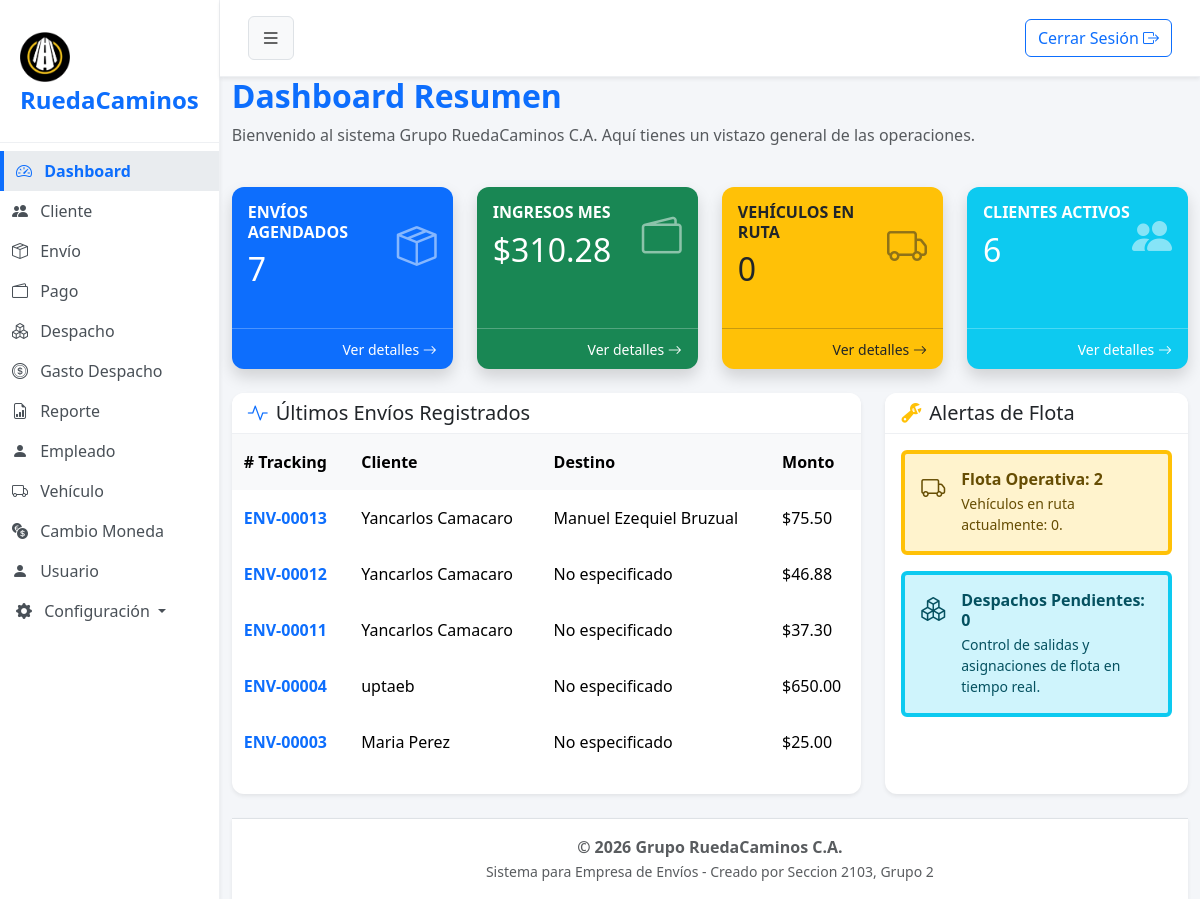
Page / (signed in) on the committed database.
### tables this page shows
CREATE TABLE `envio` (
  `cod_envio` int(11) NOT NULL,
  `fecha` datetime NOT NULL,
  `monto_total` decimal(8,2) NOT NULL,
  `estado` tinyint(1) NOT NULL,
  `cod_despacho` int(11) DEFAULT NULL,
  `estatus` enum('PENDIENTE','EN DESPACHO','ENTREGADO','ANULADO') NOT NULL DEFAULT 'PENDIENTE',
  `peso_total` decimal(6,2) DEFAULT NULL,
  `anchura` decimal(5,2) NOT NULL,
  `altura` decimal(5,2) NOT NULL,
  `descrip_contenido` varchar(50) NOT NULL,
  `distancia_total` float(7,2) DEFAULT NULL,
  `cod_unidadmedida` int(1) DEFAULT NULL,
  `cod_preciokilometraje` int(11) DEFAULT NULL,
  `estatus_fragil` tinyint(1) NOT NULL
);

CREATE TABLE `cliente` (
  `cod_cliente` int(10) NOT NULL,
  `doc_identidad` int(10) NOT NULL COMMENT 'puede ser el rif,cedula,etc',
  `razon_social` varchar(30) NOT NULL,
  `apellido` varchar(20) DEFAULT NULL,
  `telefono` varchar(11) NOT NULL,
  `email` varchar(80) DEFAULT NULL,
  `tipo_documento` varchar(1) NOT NULL COMMENT 'v=venezolano,j=juridico, e=extranjero, g=gubernamental',
  `estado` tinyint(1) NOT NULL
);

### app/controller/dashboardController.php (called while the page is built, shortened)
<?php
class ConexionDashboard extends Conexion
{
    public function db(): PDO
    {
        return $this->getConnection();
    }
}
$datosDashboard = [
    'envios_agendados' => 0,
    'ingresos_mes' => 0.00,
    'vehiculos_en_ruta' => 0,
    'clientes_activos' => 0,
    'ultimos_envios' => [],
    'total_vehiculos' => 0,
    'despachos_pendientes' => 0,
];
try {
    $conexionDash = new ConexionDashboard();
    $db = $conexionDash->db();
    $sqlEnvios = "SELECT COUNT(*) FROM envio WHERE estado = 1 AND estatus = 'PENDIENTE'";
    $datosDashboard['envios_agendados'] = (int) $db->query($sqlEnvios)->fetchColumn();
    $sqlIngresos = "SELECT COALESCE(SUM(monto), 0)
                    FROM pago
                    WHERE estado = 1
                    AND estado_pago = 1
                    AND MONTH(fecha) = MONTH(CURDATE())
                    AND YEAR(fecha) = YEAR(CURDATE())";
    $datosDashboard['ingresos_mes'] = (float) $db->query($sqlIngresos)->fetchColumn();
    $sqlVehiculosRuta = "SELECT COUNT(DISTINCT cod_vehiculo)
                        FROM despacho
                        WHERE estado = 1 AND estatus = 'EN DESPACHO'";
    $datosDashboard['vehiculos_en_ruta'] = (int) $db->query($sqlVehiculosRuta)->fetchColumn();
    $sqlClientes = "SELECT COUNT(*) FROM cliente WHERE estado = 1";
    $datosDashboard['clientes_activos'] = (int) $db->query($sqlClientes)->fetchColumn();
    $sqlTotalVehiculos = "SELECT COUNT(*) FROM vehiculo WHERE estado = 1";
    $datosDashboard['total_vehiculos'] = (int) $db->query($sqlTotalVehiculos)->fetchColumn();
    $sqlDespachosPendientes = "SELECT COUNT(*) FROM despacho WHERE estado = 1 AND estatus = 'PENDIENTE'";
    $datosDashboard['despachos_pendientes'] = (int) $db->query($sqlDespachosPendientes)->fetchColumn();
    $sqlUltimos = "SELECT
                        e.cod_envio,
                        e.monto_total,
                        e.estatus,
                        e.fecha,
                        c.razon_social,
                        c.apellido,
                        COALESCE(m.nombre, u.descripcion, 'No especificado') AS destino
                    FROM envio e
                    LEFT JOIN participante_envio pe
                        ON e.cod_envio = pe.cod_envio AND pe.rol_cliente = 'Destinatario'
                    LEFT JOIN cliente c
                        ON pe.cod_cliente = c.cod_cliente
                    LEFT JOIN ubicaciones_envio ue
                        ON e.cod_envio = ue.cod_envio AND ue.tipo_ubicacion = 'Destino'
                    LEFT JOIN ubicacion u
                        ON ue.cod_ubicacion = u.cod_ubicacion
                    LEFT JOIN municipio m
                        ON u.cod_municipio = m.cod_municipio
                    WHERE e.estado = 1
                    ORDER BY e.cod_envio DESC
                    LIMIT 5";
    $datosDashboard['ultimos_envios'] = $db->query($sqlUltimos)->fetchAll(PDO::FETCH_ASSOC);
} catch (PDOException $e) {
}
include 'app/view/layout/header.php';
include 'app/view/dashboard/indexView.php';
include 'app/view/layout/footer.php';

### index.php (called while the page is built, shortened)
<?php
    $frontController = new FrontController();
?>

### app/view/dashboard/indexView.php (the view, shortened to what this page needs)
<?php
$enviosAgendados = $datosDashboard['envios_agendados'] ?? 0;
$ingresosMes = $datosDashboard['ingresos_mes'] ?? 0.00;
$vehiculosEnRuta = $datosDashboard['vehiculos_en_ruta'] ?? 0;
$clientesActivos = $datosDashboard['clientes_activos'] ?? 0;
$ultimosEnvios = $datosDashboard['ultimos_envios'] ?? [];
$totalVehiculos = $datosDashboard['total_vehiculos'] ?? 0;
$despachosPendientes = $datosDashboard['despachos_pendientes'] ?? 0;
?>
<div class="row mb-4">
    <div class="col-12">
        <h2 class="fw-bold text-primary">Dashboard Resumen</h2>
        <p class="text-muted">Bienvenido al sistema Grupo RuedaCaminos C.A. Aquí tienes un vistazo general de las operaciones.</p>
    </div>
</div>
<div class="row">
    <div class="col-md-3 mb-4">
        <div class="card bg-primary text-white h-100 shadow">
            <div class="card-body">
                <div class="d-flex justify-content-between align-items-center">
                    <div>
                        <h6 class="text-uppercase fw-bold mb-2">Envíos Agendados</h6>
                        <h2 class="mb-0"><?= (int) $enviosAgendados ?></h2>
                    </div>
                    <div>
                        <i class="bi bi-box-seam fs-1 opacity-50"></i>
                    </div>
                </div>
            </div>
            <div class="card-footer bg-transparent border-top border-white border-opacity-25 text-end">
                <a href="?url=envio" class="text-white text-decoration-none small">Ver detalles <i class="bi bi-arrow-right"></i></a>
            </div>
        </div>
    </div>
    <div class="col-md-3 mb-4">
        <div class="card bg-success text-white h-100 shadow">
            <div class="card-body">
                <div class="d-flex justify-content-between align-items-center">
                    <div>
                        <h6 class="text-uppercase fw-bold mb-2">Ingresos Mes</h6>
                        <h2 class="mb-0">$<?= number_format((float) $ingresosMes, 2, '.', ',') ?></h2>
                    </div>
                    <div>
                        <i class="bi bi-wallet2 fs-1 opacity-50"></i>
                    </div>
                </div>
            </div>
            <div class="card-footer bg-transparent border-top border-white border-opacity-25 text-end">
                <a href="?url=pago" class="text-white text-decoration-none small">Ver detalles <i class="bi bi-arrow-right"></i></a>
            </div>
        </div>
    </div>
    <div class="col-md-3 mb-4">
        <div class="card bg-warning text-dark h-100 shadow">
            <div class="card-body">
                <div class="d-flex justify-content-between align-items-center">
                    <div>
                        <h6 class="text-uppercase fw-bold mb-2">Vehículos en Ruta</h6>
                        <h2 class="mb-0"><?= (int) $vehiculosEnRuta ?></h2>
                    </div>
                    <div>
                        <i class="bi bi-truck fs-1 opacity-50"></i>
                    </div>
                </div>
            </div>
            <div class="card-footer bg-transparent border-top border-dark border-opacity-25 text-end">
                <a href="?url=despacho" class="text-dark text-decoration-none small">Ver detalles <i class="bi bi-arrow-right"></i></a>
            </div>
        </div>
    </div>
    <div class="col-md-3 mb-4">
        <div class="card bg-info text-white h-100 shadow">
            <div class="card-body">
                <div class="d-flex justify-content-between align-items-center">
                    <div>
                        <h6 class="text-uppercase fw-bold mb-2">Clientes Activos</h6>
                        <h2 class="mb-0"><?= (int) $clientesActivos ?></h2>
                    </div>
                    <div>
                        <i class="bi bi-people-fill fs-1 opacity-50"></i>
                    </div>
                </div>
            </div>
            <div class="card-footer bg-transparent border-top border-white border-opacity-25 text-end">
                <a href="?url=cliente" class="text-white text-decoration-none small">Ver detalles <i class="bi bi-arrow-right"></i></a>
            </div>
        </div>
    </div>
</div>
<div class="row">
    <div class="col-md-8 mb-4">
        <div class="card h-100 shadow-sm">
            <div class="card-header bg-white d-flex justify-content-between align-items-center">
                <h5 class="mb-0"><i class="bi bi-activity text-primary me-2"></i>Últimos Envíos Registrados</h5>
            </div>
            <div class="card-body p-0">
                <div class="table-responsive">
                    <table class="table table-hover table-borderless mb-0 align-middle">
                        <thead class="table-light">
                            <tr>
                                <th># Tracking</th>
                                <th>Cliente</th>
                                <th>Destino</th>
                                <th>Monto</th>
                            </tr>
                        </thead>
                        <tbody>
                            <?php if (!empty($ultimosEnvios)): ?>
                                <?php foreach ($ultimosEnvios as $envio): ?>
                                    <?php
                                    $nombreCliente = trim(($envio['razon_social'] ?? '') . ' ' . ($envio['apellido'] ?? ''));
                                    $codigoEnvio = 'ENV-' . str_pad((string) $envio['cod_envio'], 5, '0', STR_PAD_LEFT);
                                    ?>
                                    <tr>
                                        <td><span class="fw-bold text-primary"><?= htmlspecialchars($codigoEnvio, ENT_QUOTES, 'UTF-8') ?></span></td>
                                        <td><?= htmlspecialchars($nombreCliente, ENT_QUOTES, 'UTF-8') ?></td>
                                        <td><?= htmlspecialchars((string) $envio['destino'], ENT_QUOTES, 'UTF-8') ?></td>
                                        <td>$<?= number_format((float) $envio['monto_total'], 2, '.', ',') ?></td>
                                    </tr>
                                <?php endforeach; ?>
                            <?php else: ?>
                                <tr>
                                    <td colspan="4" class="text-center text-muted py-4">No hay envíos registrados.</td>
                                </tr>
                            <?php endif; ?>
                        </tbody>
                    </table>
                </div>
            </div>
        </div>
    </div>
    <div class="col-md-4 mb-4">
        <div class="card h-100 shadow-sm">
            <div class="card-header bg-white">
                <h5 class="mb-0"><i class="bi bi-wrench-adjustable text-warning me-2"></i>Alertas de Flota</h5>
            </div>
            <div class="card-body">
                <div class="alert alert-warning border-start border-warning border-4 mb-3" role="alert">
                    <div class="d-flex">
                        <i class="bi bi-truck fs-4 me-3"></i>
                        <div>
                            <h6 class="alert-heading fw-bold mb-1">Flota Operativa: <?= (int) $totalVehiculos ?></h6>
                            <p class="mb-0 small">Vehículos en ruta actualmente: <?= (int) $vehiculosEnRuta ?>.</p>
                        </div>
                    </div>
                </div>
                <div class="alert alert-info border-start border-info border-4 mb-0" role="alert">
                    <div class="d-flex">
                        <i class="bi bi-boxes fs-4 me-3"></i>
                        <div>
                            <h6 class="alert-heading fw-bold mb-1">Despachos Pendientes: <?= (int) $despachosPendientes ?></h6>
                            <p class="mb-0 small">Control de salidas y asignaciones de flota en tiempo real.</p>
                        </div>
                    </div>
                </div>
            </div>
        </div>
    </div>
</div>

### assets/css/styles.css (style rules this page uses)
body { background-color: #f4f6f9; font-family: "Segoe UI", Tahoma, Geneva, Verdana, sans-serif; overflow-x: hidden; }
.card { box-shadow: 0 4px 12px rgba(0, 0, 0, 0.05); border: none; border-radius: 12px; margin-bottom: 1.5rem; }
.card-header { background-color: #ffffff; border-bottom: 1px solid #eef0f3; font-weight: 600; border-top-left-radius: 12px !important; border-top-right-radius: 12px !important; }
.table> :not(caption)>*>* { padding: 1rem 0.75rem; border-bottom-color: #f1f5f9; }

### rows in the picture
envio: cod_envio "ENV-00013", cliente.razon_social+apellido "Yancarlos Camacaro", destino "Manuel Ezequiel Bruzual", monto_total "75.50"
envio: cod_envio "ENV-00012", cliente.razon_social+apellido "Yancarlos Camacaro", destino "No especificado", monto_total "46.88"
envio: cod_envio "ENV-00011", cliente.razon_social+apellido "Yancarlos Camacaro", destino "No especificado", monto_total "37.30"
envio: cod_envio "ENV-00004", cliente.razon_social "uptaeb", destino "No especificado", monto_total "650.00"
envio: cod_envio "ENV-00003", cliente.razon_social+apellido "Maria Perez", destino "No especificado", monto_total "25.00"

### other values in the picture
$enviosAgendados "7"
$ingresosMes "310.28"
$vehiculosEnRuta "0"
$clientesActivos "6"
$totalVehiculos "2"
$despachosPendientes "0"
